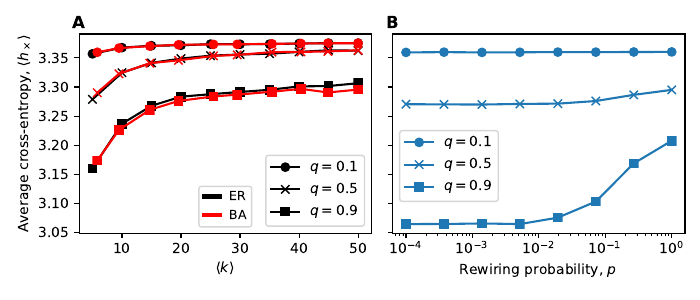

This chart was generated by the following Python code:
import numpy as np
import pandas as pd
import matplotlib.pyplot as plt
import matplotlib.lines as mlines
import bltools as blt


dir1 = "ER_BA_selfEntropy/processing"
dir2 = "small_world/processing"

fig, ax = plt.subplots(1,2,figsize=(7,3),sharey=True)

# ER BA
plt.sca(ax[0])
N = 100
ERparam = np.arange(5,51,5) # k used for ER
BAparam = [ 3,  5,  8, 11, 15, 18, 23, 28, 34, 50] # m used for BA
BAparam = [2*m - 2*m**2/N for m in BAparam] # EXACT k for BA
q_list = [0.1,0.5,0.9]

q_style = ["o-","x-","s-"]
for i,q in enumerate(q_list):
    ER = pd.read_csv(f"{dir1}/hx_ER_q%0.1f.csv" % q)
    BA = pd.read_csv(f"{dir1}/hx_BA_q%0.1f.csv" % q)
    plt.plot(ERparam, ER["hx_avg"].values, "k" + q_style[i], label=r"$q=%0.1f$" % q)
    plt.plot(BAparam, BA["hx_avg"].values, "r" + q_style[i])

leg1 = plt.legend() # put in caption that black=ER, red=BA
ax[0].add_artist(leg1)
plt.xlabel(r"$\langle k \rangle$")
plt.ylabel(r"Average cross-entropy, $\langle h_\times \rangle$")

er_line = mlines.Line2D([], [], color='k', ls='-',lw=3)
ba_line = mlines.Line2D([], [], color='r', ls='-',lw=3)
plt.legend([er_line, ba_line], ['ER', "BA"], loc='lower center', handlelength=1.25, fontsize=9)





# SMALL WORLD
plt.sca(ax[1])
q_list = [0.1, 0.5, 0.9]
q_style = ["o-","x-","s-"]
N = 200
k = 6

for i,q in enumerate(q_list):
    data = pd.read_csv(f"{dir2}/small_world_N%i_k%i_q%0.1f.csv" % (N,k,q))
    plt.plot(data["p"], data["hx_avg"], "C0" + q_style[i], label=r"$q=%0.1f$" % q)
        
plt.xlabel(r"Rewiring probability, $p$")
plt.xscale("log")
plt.legend(bbox_to_anchor=(.0, 0.55), loc=2,)

blt.letter_subplots(axes=ax, xoffset=0, yoffset=1.05)

plt.tight_layout()
plt.savefig("figure7-robustness-q.pdf")

# plt.show()

    
    
